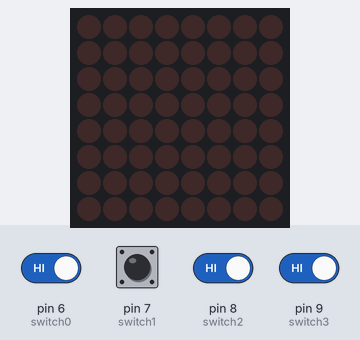
Recording of a sketch running on a simulated Arduino Uno, built with avr-gcc and run on an emulated ATmega328P. On the bench: 8×8 LED matrix. The test bench sets the inputs (shaded band); at power-on: pin 6 (switch0), pin 7 (switch1), pin 8 (switch2), pin 9 (switch3) HIGH.

Above: at 1.2 s.
1.3 s: pin 8 (switch2) driven LOW and pin 9 (switch3) driven LOW
At 1.35 s:
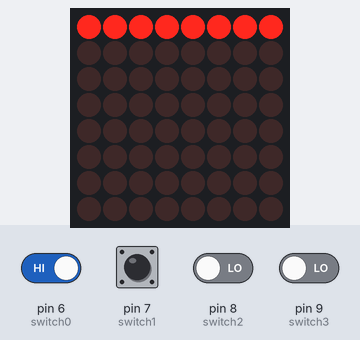
4.3 s: pin 8 (switch2) driven HIGH
At 6.5 s:
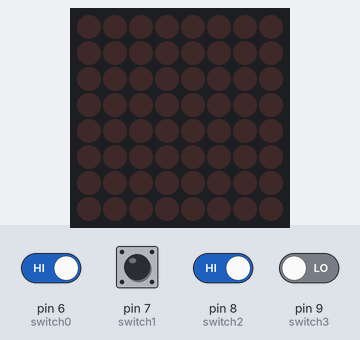
7.3 s: pin 8 (switch2) driven LOW
10.3 s: pin 9 (switch3) driven HIGH
13.3 s: pin 6 (switch0) driven LOW and pin 9 (switch3) driven LOW
At 14.38 s:
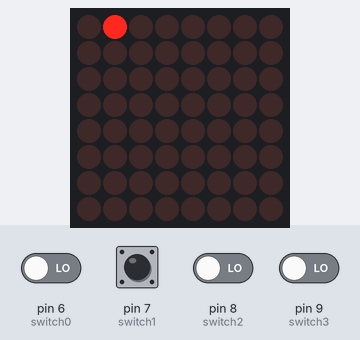

The sketch:

sketch_nov22a.pde
```cpp
#include <LedControl.h>
//Control Switches
int switch0 = 6;
int switch1 = 7;
int switch2 = 8;
int switch3 = 9;
/*
                 Dig/Row  Seg/Col
setLed(int addr, int row, int col, boolean state);

*/
/*
 * Create a new LedControl.
 * We use pins 12,11 and 10 for the SPI interface
 * With our hardware we have connected pin 12 to the DATA IN-pin (1) of the first MAX7221
 * pin 11 is connected to the CLK-pin(13) of the first MAX7221
 * pin 10 is connected to the LOAD-pin(12) of the first MAX7221
 * We will only have a single MAX7221 attached to the arduino
 */
LedControl lc=LedControl(12,11,10,1);

void setup()
  {

    pinMode(switch0,INPUT);
    pinMode(switch1,INPUT);
    pinMode(switch2,INPUT);
    pinMode(switch3,INPUT);
    lc.shutdown(0,false);
    lc.setIntensity(0,8);
    lc.clearDisplay(0);

  }
void loop()
  {
    int x,y,i;
    boolean c0 = digitalRead(switch0);
    boolean c1 = digitalRead(switch1);
    boolean c2 = digitalRead(switch2);
    boolean c3 = digitalRead(switch3);
    lc.setIntensity(0,8);
    lc.clearDisplay(0);
//**************************************************************
//CLEAR, Control = 0
//**************************************************************
    while (digitalRead(switch0) == LOW &&
           digitalRead(switch1) == LOW &&
           digitalRead(switch2) == LOW &&
           digitalRead(switch3) == LOW    )
          {
            lc.clearDisplay(0);
           //lc.shutdown(0,true);
          }

//**************************************************************
//Clear END
//**************************************************************

//**************************************************************
//FULL SCREEN BACK AND FORTH = 1
//**************************************************************

    while (c0 == HIGH &&
           c1 == LOW  &&
           c2 == LOW  &&
           c3 == LOW    )
          {
               for(x=0; x<8; x++)
               {
                 lc.setLed(0,0,x,true);
                 delay(50);
               }
               for(x=7; x>0; x--)
               {
                 lc.setLed(0,0,x,false);
                 delay(50);
               }
             lc.clearDisplay(0);
          break;
          }
//**************************************************************
//FULL SCREEN BACK AND FORTH END
//**************************************************************

//**************************************************************
//BOUNCING BAR = 2
//**************************************************************
    while (digitalRead(switch0) == LOW &&
           digitalRead(switch1) == HIGH &&
           digitalRead(switch2) == LOW  &&
           digitalRead(switch3) == LOW    )
           {
           //  for(y=0; y<8; y++)
          //   {
               for(x=0; x<8; x++)
               {
                 lc.setLed(0,0,x,true);
                 delay(25);
                 lc.setLed(0,0,x-1,true);
                 delay(25);
                 lc.setLed(0,0,x-1,false);
                 delay(25);

               }
               for(x=7; x>0; x--)
               {
                 lc.setLed(0,0,x,true);
                 delay(25);
                 lc.setLed(0,0,x-1,true);
                 delay(25);
                 lc.setLed(0,0,x,false);
                 delay(25);

               }
             //}
           break;
           }
//**************************************************************
//BOUNCING BAR END
//**************************************************************


//**************************************************************
//BREATHING  = 3
//**************************************************************
    while (digitalRead(switch0) == HIGH &&
           digitalRead(switch1) == HIGH &&
           digitalRead(switch2) == LOW  &&
           digitalRead(switch3) == LOW    )
           {
             for(x=0; x<8; x++)
              {
                lc.setLed(0,0,x,true);
              }
             for(x=0; x<12; x++)
              {
                lc.setIntensity(0,x);
                delay(100);
              }
             for(x=12; x>0; x--)
              {
                lc.setIntensity(0,x);
                delay(100);
              }
              break;
           }
  lc.clearDisplay(0);
  }
```

Measured:
- after the input at 1.3 s, the display: changes at once (image 1)
- after the input at 4.3 s, the display: first differs from a run without the input after 1.8 s (image 2)
- after the input at 13.3 s, the display: first changes at once (image 3 shows a later state)
